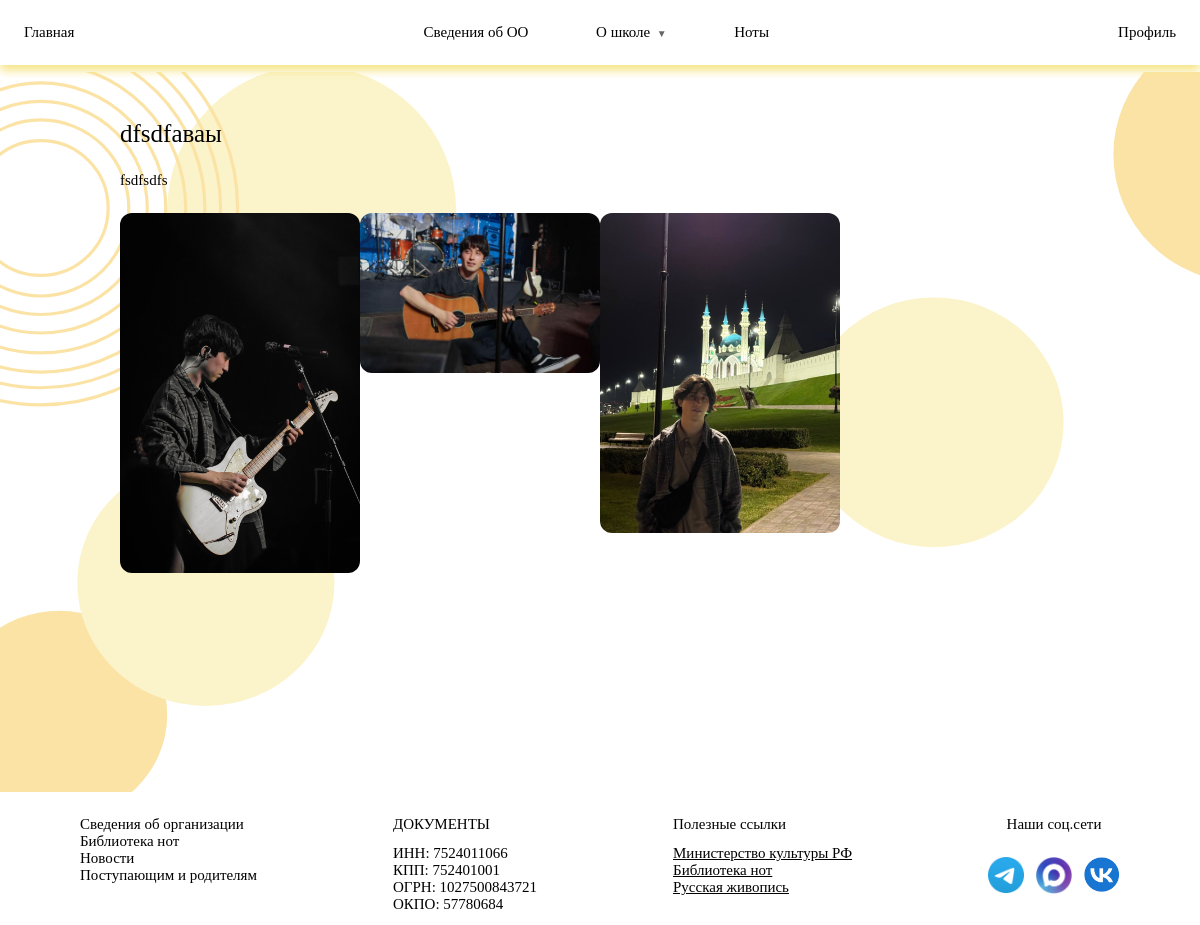
Screenshot of /news/4/ with the database file from the repository.
### adminFunc/models.py (models this page shows, shortened)
class News(models.Model):
    heading = models.CharField(
        max_length=255,
        verbose_name='Заголовок'
    )
    full_text = models.TextField(
        verbose_name='Полный текст'
    )
    date = models.DateField(
        auto_now_add=True,
        verbose_name='Дата публикации'
    )

class NewsPhoto(models.Model):
    new = models.ForeignKey(
        News,
        on_delete=models.CASCADE,
        related_name='photos',
        verbose_name='Новость'
    )
    photo = models.ImageField(
        upload_to='news_photos/',
        verbose_name='Фото'
    )

### adminFunc/views.py (the view, shortened to what this page needs)
# urls.py: path('news/<int:news_id>/', views.news_detail_page, name='news-detail-page'),
def news_detail_page(request, news_id):
    news = get_object_or_404(News, id=news_id)
    photos = news.photos.all()
    is_admin = request.user.is_authenticated and request.user.role == 'admin'
    return render(request, 'news_detail.html', {
        'news': news,
        'photos': photos,
        'is_admin': is_admin,
    })

### templates/news_detail.html
{% extends 'base.html' %}
{% load static %}
{% block extra_css %}
<link rel="stylesheet" href="{% static 'new_page.css' %}">
{% endblock %}
{% block content %}
<section class="main">
    {% if is_admin %}
    <h2>Редактирование новости</h2>
    <div class="form-container">
        <form class="my-form" method="post" enctype="multipart/form-data">
            {% csrf_token %}
            <input type="hidden" name="action" value="update">
            <input type="text" name="heading" value="{{ news.heading }}" class="form-input" required>
            <textarea name="full_text" class="form-input">{{ news.full_text }}</textarea>
            <input class="form-input" type="file" name="photos" multiple>
            <button type="submit" class="my-btn form-button">Сохранить</button>
        </form>
        <form method="post" onsubmit="return confirm('Удалить новость?');">
            {% csrf_token %}
            <input type="hidden" name="action" value="delete">
            <button type="submit" class="my-btn form-button">Удалить</button>
        </form>
    </div>
{% else %}
<div class="new_container">
    <h2>{{ news.heading }}</h2>
    <p>{{ news.full_text|linebreaks }}</p>
    <div class="new_photos">
        {% for photo in photos %}
        <img class="new_photo" src="{{ photo.photo.url }}" alt="">
        {% endfor %}
    </div>
</div>
{% endif %}
</section>
{% endblock %}

### static/style.css (style rules this page uses)
* { margin: 0; padding: 0; box-sizing: border-box; }
html { font-size: 62.5%; font-family: 'Century Gothic'; position: relative; }
body { min-height: 100vh; display: flex; flex-direction: column; }
:root { --white: #FFF5E1; --beige: #F7E68C; --yellow: #F7E68C; }
h1, h2 { font-family: 'Vetrino'; font-weight: normal; }
h2 { font-size: 2.5rem; }
.main { min-height: 60vw; margin-top: 6%; background-image: url('./images/фон.svg'); background-attachment: fixed; background-size: cover; flex: 1; }

### static/new_page.css (style rules this page uses)
.new_photos { display: grid; grid-template-columns: repeat(4, 1fr); margin-top: 2vw; }
.new_container { padding: 2vw; }
.new_container h2 { margin-bottom: 2vw; }
.new_container p { width: 70vw; }
.new_photo { width: 20vw; border-radius: 1vw; }
.main p { font-size: 1.5rem; }
.main { display: flex; flex-direction: column; align-items: center; padding-top: 2vw; }

### rows the page displays
News: heading "dfsdfаваы", full_text "fsdfsdfs"
NewsPhoto: photo (picture)
NewsPhoto: photo (picture)
NewsPhoto: photo (picture)
